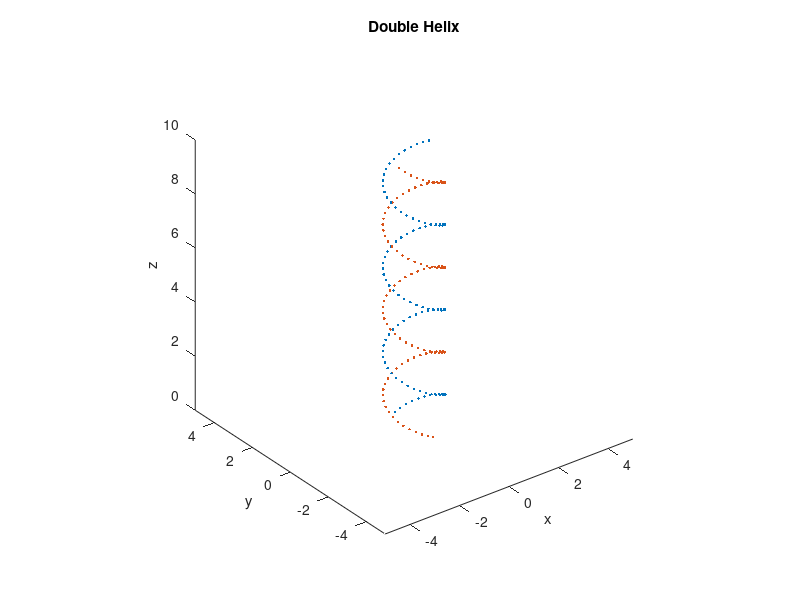

Source code (MATLAB):
% Making 3D Plots
% Phil's Beginner Code - Oct 2022
clc, clearvars, close all

%%%% APPROACH
% - define x, y, and z as 1xn vectors
% - use plot3(x,y,z) to plot 3D pts in space

%%%% VARIABLES
t = 0:0.1:10;
x = sin(2*t);   x2 = sin(2*t + pi);
y = cos(2*t);   y2 = cos(2*t + pi);
z = t;          z2 = t;

%%%% PLOT in 3D
plot3(x,y,z,'.')
axis equal
hold on
plot3(x2,y2,z2,'.')

xlabel('x'),ylabel('y'),zlabel('z')
title('Double Helix')